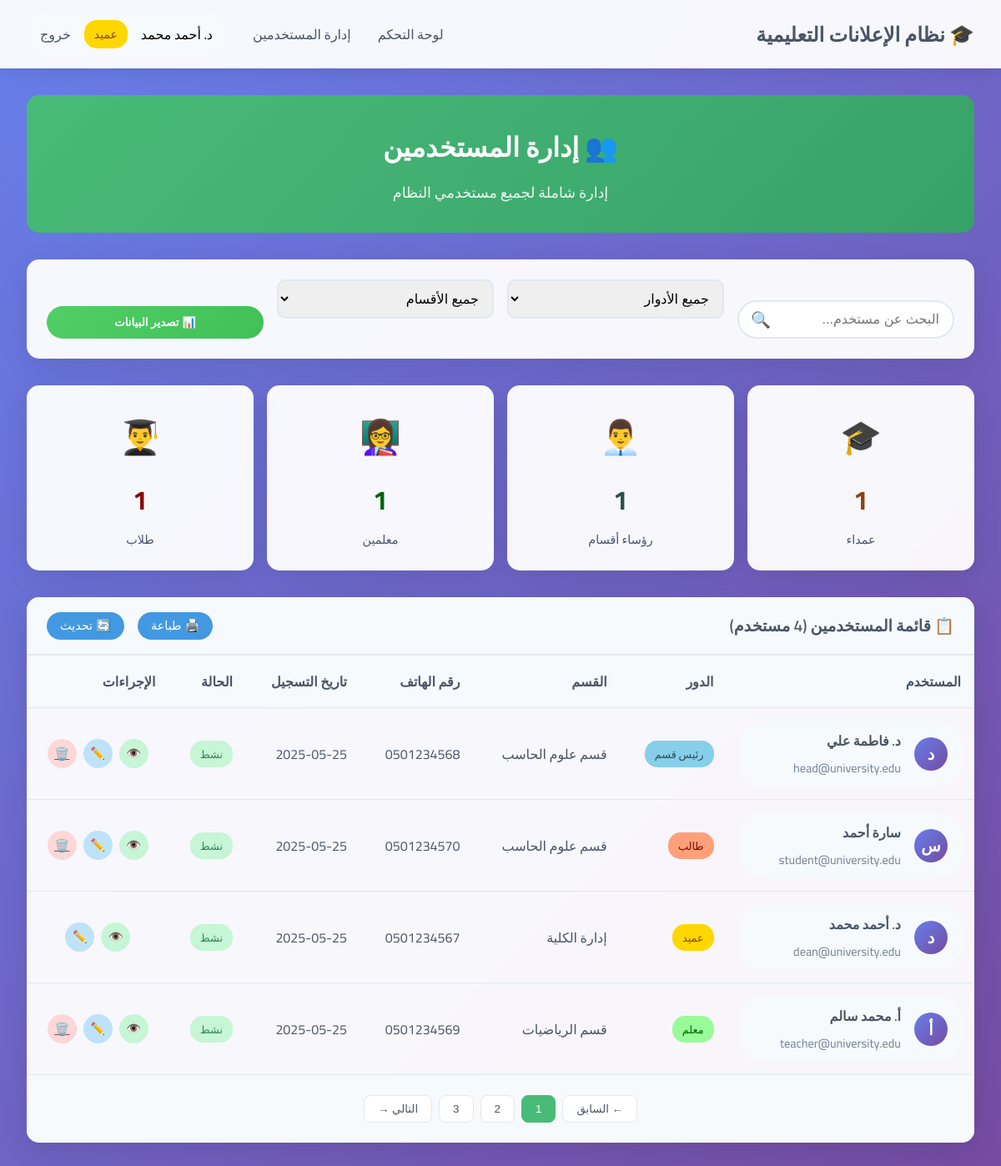
The app's page /users (signed in) with its own data.
### tables this page shows
CREATE TABLE users (
            id INTEGER PRIMARY KEY AUTOINCREMENT,
            name TEXT NOT NULL,
            role TEXT NOT NULL,
            email TEXT UNIQUE NOT NULL,
            password TEXT NOT NULL,
            department TEXT,
            phone TEXT,
            created_at TIMESTAMP DEFAULT CURRENT_TIMESTAMP
        );

### app.py (the view)
@app.route('/users')
def users_management():
    if 'user' not in session or session['user']['role'] not in ['عميد', 'رئيس قسم']:
        flash('ليس لديك صلاحية للوصول لهذه الصفحة', 'error')
        return redirect(url_for('dashboard'))
    conn = sqlite3.connect('education_system.db')
    c = conn.cursor()
    c.execute('SELECT id, name, role, email, department, phone, created_at FROM users ORDER BY role, name')
    users = c.fetchall()
    conn.close()
    return render_template('users_management.html', users=users, user=session['user'])

### templates/users_management.html (shortened to what this page needs)
{% extends "base.html" %}
{% block content %}
<div class="management-header">
    <div class="header-title">👥 إدارة المستخدمين</div>
    <div class="header-subtitle">إدارة شاملة لجميع مستخدمي النظام</div>
</div>
<div class="filters-section">
    <div class="filters-grid">
        <div class="search-box">
            <input type="text" class="search-input" placeholder="البحث عن مستخدم..." id="searchInput">
            <span class="search-icon">🔍</span>
        </div>
        <div class="form-group">
            <select class="form-control" id="roleFilter">
                <option value="">جميع الأدوار</option>
            </select>
        </div>
        <div class="form-group">
            <select class="form-control" id="departmentFilter">
                <option value="">جميع الأقسام</option>
            </select>
        </div>
        <button class="btn btn-success" onclick="exportUsers()">
            📊 تصدير البيانات
        </button>
    </div>
</div>
<div class="users-stats">
    <div class="stat-card">
        <div class="stat-icon">🎓</div>
        <div class="stat-number" style="color: #8b4513;">{{ users|selectattr('2', 'equalto', 'عميد')|list|length }}</div>
        <div class="stat-label">عمداء</div>
    </div>
    <div class="stat-card">
        <div class="stat-icon">👨‍💼</div>
        <div class="stat-number" style="color: #2f4f4f;">{{ users|selectattr('2', 'equalto', 'رئيس قسم')|list|length }}</div>
        <div class="stat-label">رؤساء أقسام</div>
    </div>
    <div class="stat-card">
        <div class="stat-icon">👩‍🏫</div>
        <div class="stat-number" style="color: #006400;">{{ users|selectattr('2', 'equalto', 'معلم')|list|length }}</div>
        <div class="stat-label">معلمين</div>
    </div>
    <div class="stat-card">
        <div class="stat-icon">👨‍🎓</div>
        <div class="stat-number" style="color: #8b0000;">{{ users|selectattr('2', 'equalto', 'طالب')|list|length }}</div>
        <div class="stat-label">طلاب</div>
    </div>
</div>
<div class="users-table-container">
    <div class="table-header">
        <div class="table-title">📋 قائمة المستخدمين ({{ users|length }} مستخدم)</div>
        <div class="table-actions">
            <button class="export-btn" onclick="printTable()">🖨️ طباعة</button>
            <button class="export-btn" onclick="refreshData()">🔄 تحديث</button>
        </div>
    </div>
    {% if users %}
    <table class="users-table" id="usersTable">
        <thead>
            <tr>
                <th>المستخدم</th>
                <th>الدور</th>
                <th>القسم</th>
                <th>رقم الهاتف</th>
                <th>تاريخ التسجيل</th>
                <th>الحالة</th>
                {% if user.role == 'عميد' %}
                <th>الإجراءات</th>
                {% endif %}
            </tr>
        </thead>
        <tbody>
            {% for u in users %}
            <tr class="user-row" data-role="{{ u[2] }}" data-department="{{ u[4] or '' }}" data-name="{{ u[1] }}" data-email="{{ u[3] }}">
                <td>
                    <div class="user-info">
                        <div class="user-avatar">{{ u[1][0] }}</div>
                        <div class="user-details">
                            <div class="user-name">{{ u[1] }}</div>
                            <div class="user-email">{{ u[3] }}</div>
                        </div>
                    </div>
                </td>
                <td>
                    <span class="role-badge role-{{ u[2]|replace('عميد', 'dean')|replace('رئيس قسم', 'head')|replace('معلم', 'teacher')|replace('طالب', 'student') }}">
                        {{ u[2] }}
                    </span>
                </td>
                <td>{{ u[4] or 'غير محدد' }}</td>
                <td>{{ u[5] or 'غير محدد' }}</td>
                <td>{{ u[6][:10] if u[6] else 'غير محدد' }}</td>
                <td>
                    <span class="status-badge status-active">نشط</span>
                </td>
                {% if user.role == 'عميد' %}
                <td>
                    <div class="action-buttons">
                        <button class="btn-icon btn-view" title="عرض التفاصيل" onclick="viewUser('{{ u[0] }}')">
                            👁️
                        </button>
                        <button class="btn-icon btn-edit" title="تعديل" onclick="editUser('{{ u[0] }}')">
                            ✏️
                        </button>
                        {% if u[0] != user.id %}
                        <a href="{{ url_for('delete_user', user_id=u[0]) }}"
                           class="btn-icon btn-delete"
                           title="حذف"
                           onclick="return confirm('هل أنت متأكد من حذف هذا المستخدم؟\n\nالمستخدم: {{ u[1] }}\nالدور: {{ u[2] }}')">
                            🗑️
                        </a>
                        {% endif %}
                    </div>
                </td>
                {% endif %}
            </tr>
            {% endfor %}
        </tbody>
    </table>
    <div class="pagination">
        <button class="page-btn">← السابق</button>
        <button class="page-btn active">1</button>
        <button class="page-btn">2</button>
        <button class="page-btn">3</button>
        <button class="page-btn">التالي →</button>
    </div>
    {% else %}
    <div class="empty-state">
        <div class="empty-icon">👥</div>
        <div class="empty-title">لا توجد مستخدمين</div>
        <p>لم يتم العثور على أي مستخدمين في النظام</p>
    </div>
    {% endif %}
</div>
{% endblock %}

### templates/base.html (shortened to what this page needs)
<!DOCTYPE html>
<html lang="ar" dir="rtl">
<head>
</head>
<body>
    <nav class="navbar">
        <div class="navbar-content">
            <a href="{{ url_for('home') }}" class="logo">🎓 نظام الإعلانات التعليمية</a>
            <div class="nav-links">
                {% if session.user %}
                    <a href="{{ url_for('dashboard') }}" class="nav-link">لوحة التحكم</a>
                    {% if session.user.role in ['عميد', 'رئيس قسم'] %}
                        <a href="{{ url_for('users_management') }}" class="nav-link">إدارة المستخدمين</a>
                    {% endif %}
                    <div class="user-info">
                        <span>{{ session.user.name }}</span>
                        <span class="badge badge-{{ session.user.role|replace('عميد', 'dean')|replace('رئيس قسم', 'head')|replace('معلم', 'teacher')|replace('طالب', 'student') }}">
                            {{ session.user.role }}
                        </span>
                        <a href="{{ url_for('logout') }}" class="nav-link">خروج</a>
                    </div>
                {% else %}
                    <a href="{{ url_for('login_page') }}" class="nav-link">تسجيل الدخول</a>
                {% endif %}
            </div>
        </div>
    </nav>
    <div class="container">
        {% block content %}{% endblock %}
    </div>
</body>
</html>

### templates/base.html (style rules this page uses)
* { margin: 0; padding: 0; box-sizing: border-box; }
body { font-family: 'Cairo', sans-serif; background: linear-gradient(135deg, #667eea 0%, #764ba2 100%); min-height: 100vh; direction: rtl; }
.navbar { background: rgba(255, 255, 255, 0.95); backdrop-filter: blur(10px); padding: 1rem 2rem; box-shadow: 0 2px 20px rgba(0,0,0,0.1); position: sticky; top: 0; z-index: 1000; }
.navbar-content { display: flex; justify-content: space-between; align-items: center; max-width: 1200px; margin: 0 auto; }
.logo { font-size: 1.5rem; font-weight: 700; color: #4a5568; text-decoration: none; }
.nav-links { display: flex; gap: 2rem; align-items: center; }
.nav-link { color: #4a5568; text-decoration: none; font-weight: 500; transition: color 0.3s ease; }
.user-info { display: flex; align-items: center; gap: 1rem; background: #f7fafc; padding: 0.5rem 1rem; border-radius: 25px; }
.container { max-width: 1200px; margin: 2rem auto; padding: 0 2rem; }
.btn { background: linear-gradient(135deg, #667eea 0%, #764ba2 100%); color: white; border: none; padding: 0.75rem 1.5rem; border-radius: 25px; cursor: pointer; font-weight: 600; text-decoration: none; display: inline-block; transition: transform 0.3s ease, box-shadow 0.3s ease; }
.btn-success { background: linear-gradient(135deg, #51cf66 0%, #40c057 100%); }
.form-group { margin-bottom: 1.5rem; }
.form-control { width: 100%; padding: 0.75rem; border: 2px solid #e2e8f0; border-radius: 10px; font-size: 1rem; transition: border-color 0.3s ease; }
.badge { display: inline-block; padding: 0.25rem 0.75rem; border-radius: 15px; font-size: 0.875rem; font-weight: 500; }
.badge-dean { background: #ffd700; color: #8b4513; }
.stat-card { background: rgba(255, 255, 255, 0.95); padding: 1.5rem; border-radius: 15px; text-align: center; box-shadow: 0 4px 15px rgba(0,0,0,0.1); }
.stat-number { font-size: 2.5rem; font-weight: 700; color: #667eea; }
.stat-label { color: #4a5568; font-weight: 500; }

### records on screen
users: user.name "د. أحمد محمد", user.role "عميد", name "د", name "د. أحمد محمد", email "dean@university.edu", role "عميد", department "إدارة الكلية", phone "0501234567", created_at "2025-05-25"
users: name "د", name "د. فاطمة علي", email "head@university.edu", role "رئيس قسم", department "قسم علوم الحاسب", phone "0501234568", created_at "2025-05-25"
users: name "س", name "سارة أحمد", email "student@university.edu", role "طالب", department "قسم علوم الحاسب", phone "0501234570", created_at "2025-05-25"
users: name "أ", name "أ. محمد سالم", email "teacher@university.edu", role "معلم", department "قسم الرياضيات", phone "0501234569", created_at "2025-05-25"

### other values on screen
{{ users|selectattr('2', 'equalto', 'عميد')|list|length }} "1"
{{ users|selectattr('2', 'equalto', 'رئيس قسم')|list|length }} "1"
{{ users|selectattr('2', 'equalto', 'معلم')|list|length }} "1"
{{ users|selectattr('2', 'equalto', 'طالب')|list|length }} "1"
